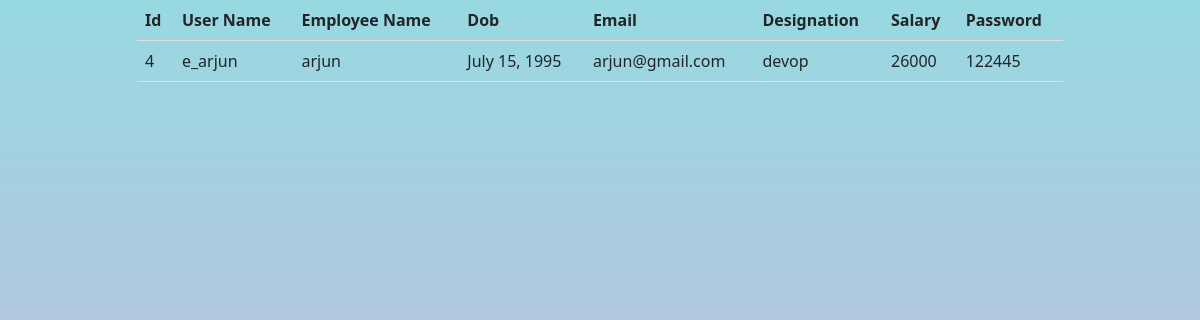
Page /employee/details/4 on the committed database.
### employee/models.py (models this page shows)
class Employees(models.Model):
    employee_name=models.CharField(max_length=80)
    email=models.EmailField(max_length=80,unique=True)
    user_name=models.CharField(max_length=120,unique=True)
    password=models.CharField(max_length=100)
    salary=models.CharField(max_length=9)
    designation=models.CharField(max_length=50)
    dob=models.DateField(auto_now_add=False)

### employee/views.py (the view)
# urls.py: path("details/<int:id>",views.EmployeeDetailView.as_view(),name="details"),
class EmployeeDetailView(View):
    def get(self,request,*args,**kwargs):
        id=kwargs.get("id")
        emp=Employees.objects.get(id=id)
        return render(request,"employeedetails.html",{"empdetails":emp})

### employee/templates/employeedetails.html (shortened to what this page needs)
<!DOCTYPE html>
{%load static%}
<html lang="en">
<head>
<link href="https://cdn.jsdelivr.net/npm/bootstrap@5.1.3/dist/css/bootstrap.min.css" rel="stylesheet">
    <link rel="stylesheet" href="{%static 'css/style.css'%}">
</head>
<body>
<div class="container">
    <div class="row">
        <div class="col-1"></div>
        <div class="col-10">
            <table class="table">
                <tr>
                    <th>Id</th>
                    <th>User Name</th>
                    <th>Employee Name</th>
                    <th>Dob</th>
                    <th>Email</th>
                    <th>Designation</th>
                    <th>Salary</th>
                    <th>Password</th>
                </tr>
                <tr>
                    <td>{{empdetails.id}}</td>
                    <td>{{empdetails.user_name}}</td>
                    <td>{{empdetails.employee_name}}</td>
                    <td>{{empdetails.dob}}</td>
                    <td>{{empdetails.email}}</td>
                    <td>{{empdetails.designation}}</td>
                    <td>{{empdetails.salary}}</td>
                    <td>{{empdetails.password}}</td>
                </tr>
            </table>
        </div>
        <div class="col-1"></div>
    </div>
</div>
</body>
</html>

### employee/static/css/style.css (style rules this page uses)
body { height:100vh; background-color: #D9AFD9; background-image: linear-gradient(0deg, #D9AFD9 0%, #97D9E1 100%); }

### rows in the picture
Employees: id "4", user_name "e_arjun", employee_name "arjun", dob "July 15, 1995", email "arjun@gmail.com", designation "devop", salary "26000", password "122445"
